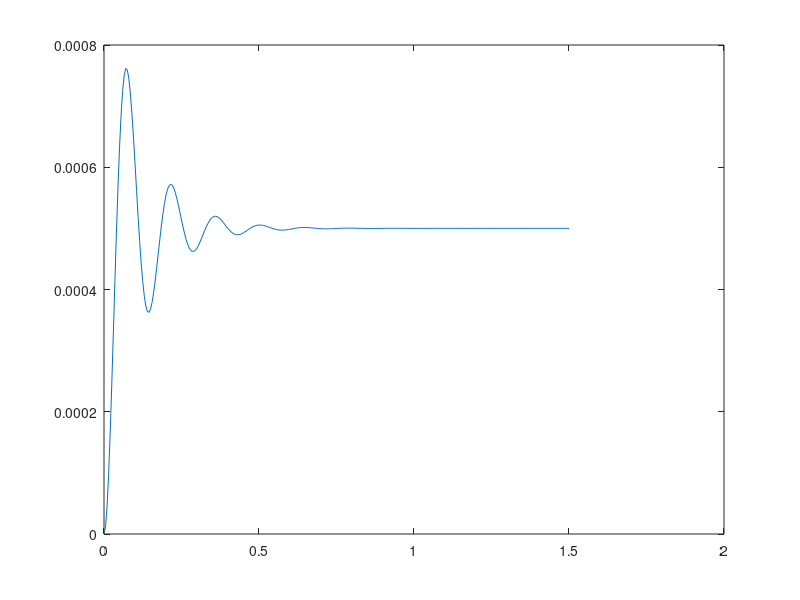

Source code (MATLAB): (Note: this script raises an error after producing the figure.)
%% Hard Disk Design

%% Task 1
% The differential equation of input voltage and head position is given, so
% it is pretty easy to get the open loop transfer function by taking the
% lapalce transform of both side and can easily get 
%
% $$\frac{Y(s)}{U(s)} = \frac{1}{Js^2+bs}$$

%% Task 2
% open loop transfer function is given by multiplying both G1 and G2
%
% $$G1(s)G2(s)=\frac{Km}{(Ls+R)*(Js^2+bs)}=\frac{Km}{LJs^3+Lbs^2+RJs^2+Rbs}$$
s = tf('s');
J = 1;
b = 20;
R = 1;
L = 0.001;
Km = 5;
G1 = Km/(L*s+R)
G2 = 1/(J*s^2+b*s)
openTF = G1*G2
t=[0:0.005:0.5];
y = step(openTF,t);
plot(t,y);
%%
% You can see that if a constant voltage is applied, then the read head
% will moves in a constant speed. And at the begining when the voltage is
% applied, there is a curve, which indicates that the read head is
% accelerating under applied voltage.
% 

%% Task 3a
% The proportional compensator is applied, so that the open loop transfer
% function is given by 
% 
% $$Ka*G1(s)*G2(s)$$
%
% and closed loop transfer function is given by
%
% $$\frac{Ka*G1(s)*G2(s)}{1+Ka*G1(s)*G2(s)}$$
% 
% after plug in G1(s)G2(s) from previous computation, we have
%
% $$\frac{Ka*Km}{LJs^3+(Lb+RJ)s^2+Rbs+KaKm}$$
%
% Try plugging in Ka = 50, we can get the following plot
Ka = 50;
t=[0:0.005:1.5];
ProportionalTF =(Ka*G1*G2)/(1+Ka*G1*G2)
y = step(ProportionalTF, t);
plot(t,y);
%%
% Then applied step when Ka = 400
Ka = 400;
ProportionalTF = (Ka*openTF)/(1+Ka*openTF)
y = step(ProportionalTF, t);
plot(t,y);
%%
% Clearly you can see that the Ka=50 has less over shoot than Ka=400 does.
% This is because for Ka=400, the feedback amplification is too big and
% make system too sensitive.

%% Task 3b
% So when disturbance is Introduced to the system, the disturbance input
% flows into system between G1 and G2.
% So that we can derive the transfer function for disturbance:
%
% $$Tw = \frac{G2(s)}{1+Ka*G1(s)}$$
%
% First plot the response of disturbance in case of Ka = 50
Ka = 50;
Tw = G2/(1+Ka*G1*G2)
y = step(Tw, t);
plot(t,y);

%%
% Then plot the response of disturbance in case of Ka = 400
Ka = 400;
Tw = G2/(1+Ka*G1*G2)
y = step(Tw, t);
plot(t,y);

%% Task 3C
% We can plot overshoot percentage and settling time as a function of Ka,
% and analyze the optiomal Ka for the system
overshoot = [];
settlingTime = [];
maxError = [];
n=[1:100];
t=[0:0.05:0.8];
for  Ka=n
    ProportionalTF = (Ka*openTF)/(1+Ka*openTF);
    y = step(ProportionalTF, t);
    info = stepinfo(y, t, 'SettlingTimeThreshold', 0.02);
    overshoot = [overshoot, info.Overshoot];
    settlingTime = [settlingTime info.SettlingTime];
    
    Tw = G2/(1+Ka*G1*G2);
    y = step(Tw, t);
    maxError = [maxError max(y)];
end
subplot(3,1,1);
plot(n,overshoot);xlabel('Ka');ylabel('Overshoot Percentage');
subplot(3,1,2);
plot(n,settlingTime);xlabel('Ka');ylabel('Settling Time');
subplot(3,1,3);
plot(n,maxError);xlabel('Ka');ylabel('Maximum Error of Disturbance');

%%
% For overshoot less than 5%, Ka is required to be equal or less than 41,
% Ka value that satisfy settling time requirement is more than 100 and is not
% in the graph.
% For disturbance less than 0.005, Ka is required to be equal or bigger than 41
% Clearly, you cannot satisfy three requirements at the same time.

%% Task 4
% The closed loop transfer function in this case would be
%
% $$\frac{KaG1(s)G2(s)}{1+KaH(s)G1(s)G2(s)}$$
%
% So both Ka and Kh are varying, so we can plot a 3-D graph in which x aixs
% is Ka and Y axis is Kh and Z axis is the property under examination like
% Settling Time, Overshoot and disturbance.
% We can find the candidate that sastisfies all three constraints by finding the
% overlap of Ka and Kh values that satisfies three contraints.
[KaRange, KhRange] = meshgrid(55:65, 0:0.01:0.1);
overshootMatrix = [];
settlingTimeMatrix = [];
candidatePairs = [];
t=[0:0.05:0.8];
G12= G1*G2;
for Kh = KhRange(:,1)'
    %overshootArr=[];
    %settlingTimeArr=[];
    for Ka = KaRange(1,:)
        CLTF = (Ka*G12)/(1+Ka*(1+Kh*s)*G12);
        y = step(CLTF, t);
        info = stepinfo(y, t, 'SettlingTimeThreshold', 0.02);
        %overshootArr = [overshootArr, info.Overshoot];
        %settlingTimeArr = [settlingTimeArr, info.SettlingTime];
        Tw = G2/(1+Ka*(1+Kh*s)*G12);
        y = step(Tw,t);
        maxDisturbance = max(y);
        
        if(info.Overshoot <= 5 & info.SettlingTime <0.25 & y<0.005)
            candidatePairs = [candidatePairs; Ka, Kh];
        end
    end
    %overshootMatrix = [overshootMatrix; overshootArr];
    %settlingTimeMatrix = [settlingTimeMatrix; settlingTimeArr];
end
%mesh(KaRange, KhRange, settlingTimeMatrix);
%mesh(KaRange, KhRange, overshootMatrix);
candidatePairs

%%
% We can see that there are bunch of valid pair of Ka and Kh that satisfies
% the design, we can select Ka = 60 and Kh = 0.03 to examine.

Ka = 60; Kh = 0.03;
CLTF = (Ka*G12)/(1+Ka*(1+Kh*s)*G12);
y = step(CLTF, t);
info = stepinfo(y, t, 'SettlingTimeThreshold', 0.02)
Tw = G2/(1+Ka*(1+Kh*s)*G12);
y = step(Tw,t);
maxDisturbance = max(y)

%%
% So all of the contraints are satisfied.

%% Task 5

